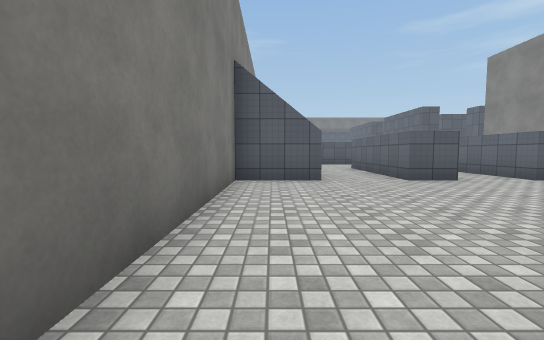
[1] (above)

24 first-person views from a walk through a 3-D level made in the Unity game engine. The camera is 1.2 m above the floor, tilts 4° down and sees 90° across. The floor is counted in squares, 2 m on a side. Each view is taken from the middle of a square. On the plan, view 1 faces up. The plan holds only what a view shows up to about 9 squares ahead; the rest is blank. Surface patterns are stand-ins for the level's own textures.

[2]
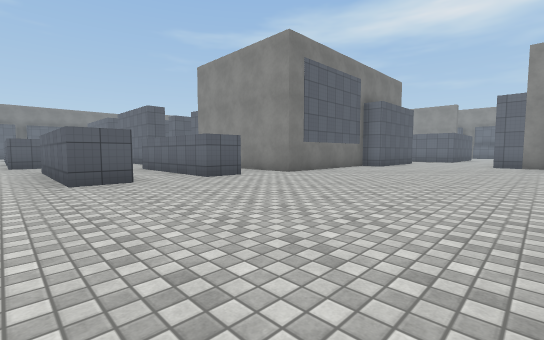

[3]
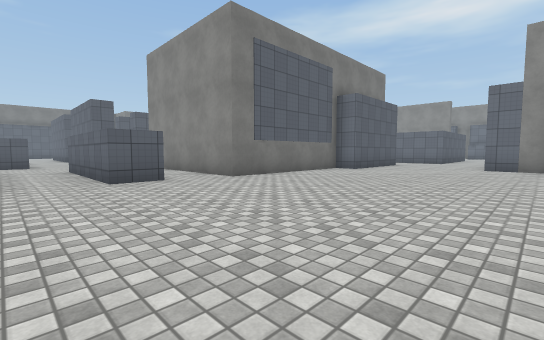

[4]
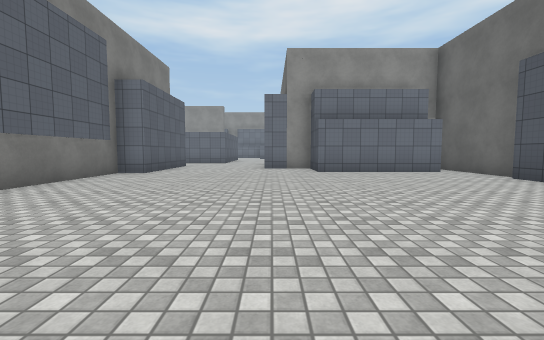

[5]
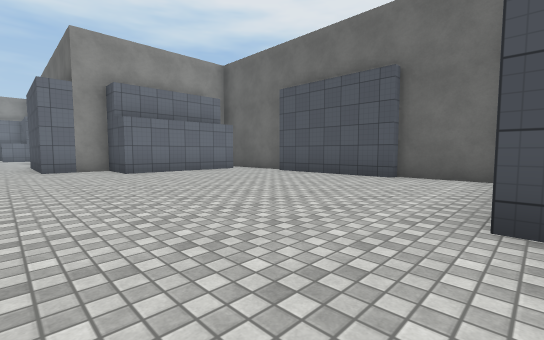

[6]
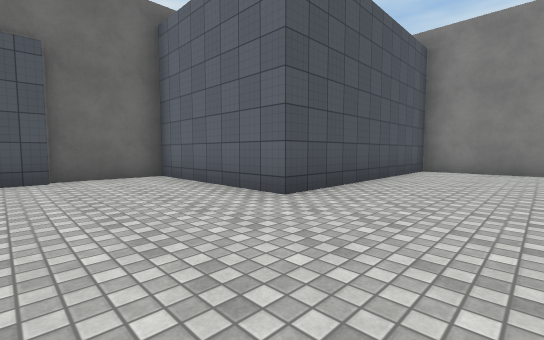

[7]
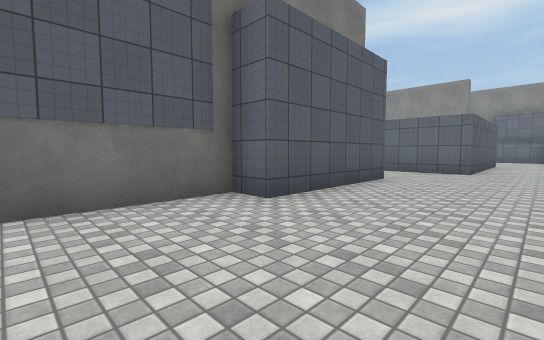

[8]
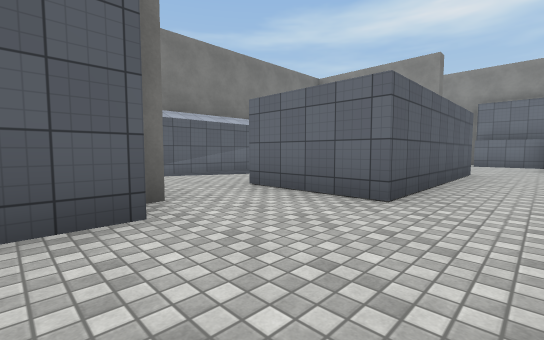

[9]
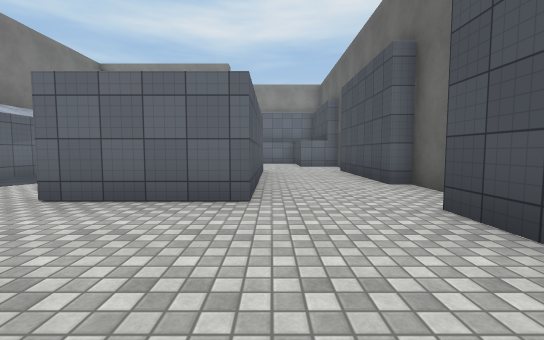

[10]
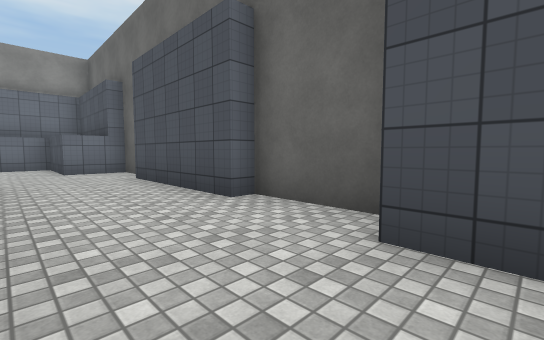

[11]
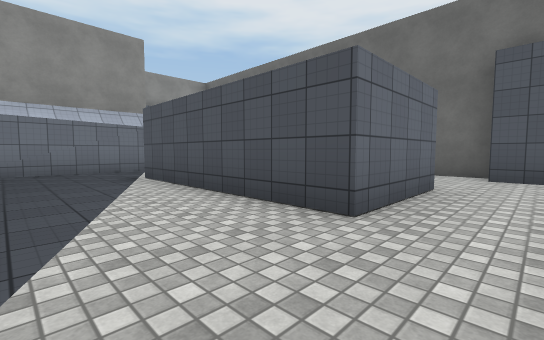

[12]
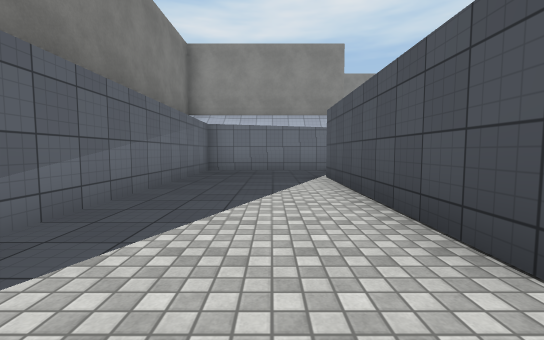

[13]
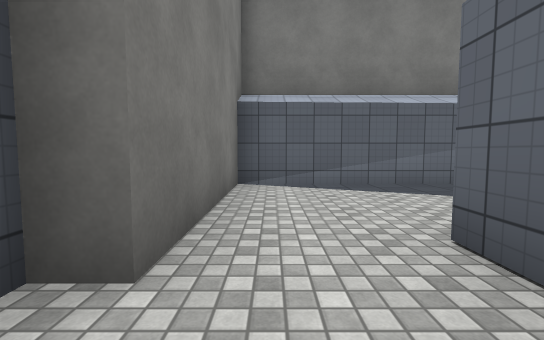

[14]
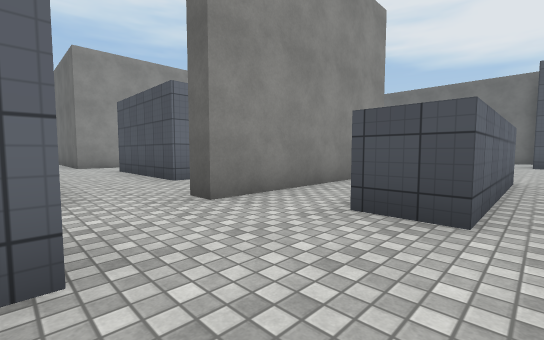

[15]
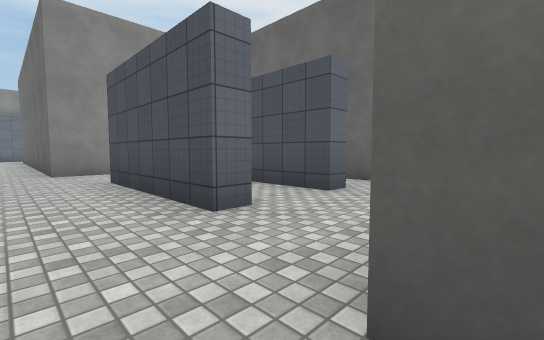

[16]
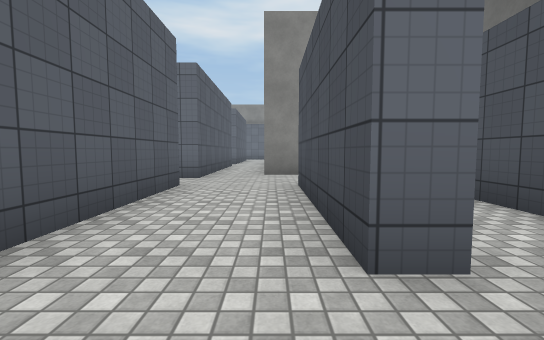

[17]
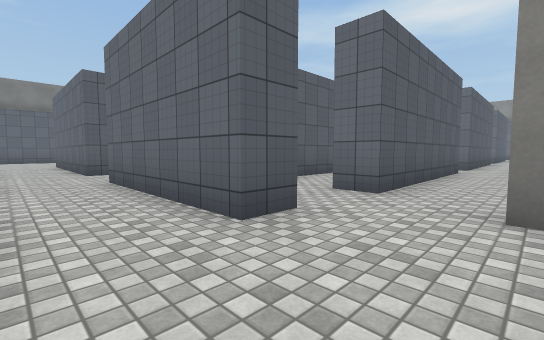

[18]
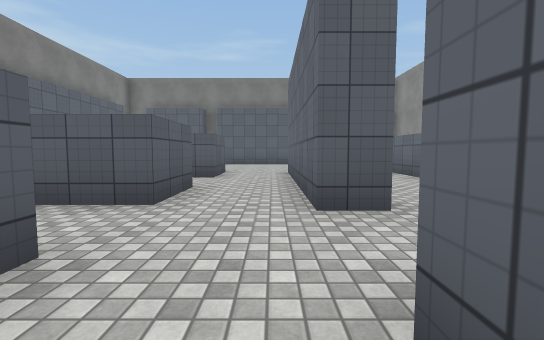

[19]
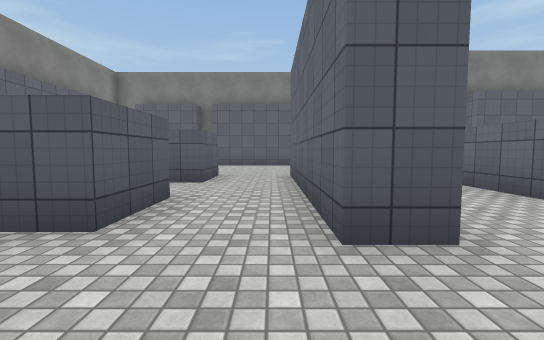

[20]
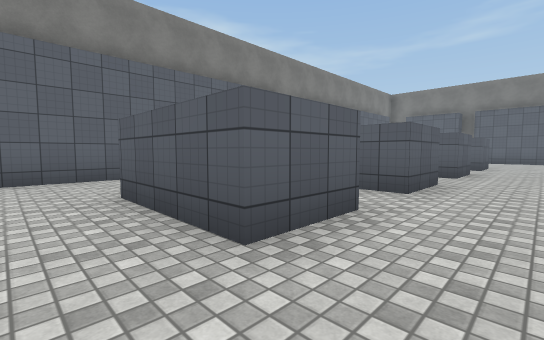

[21]
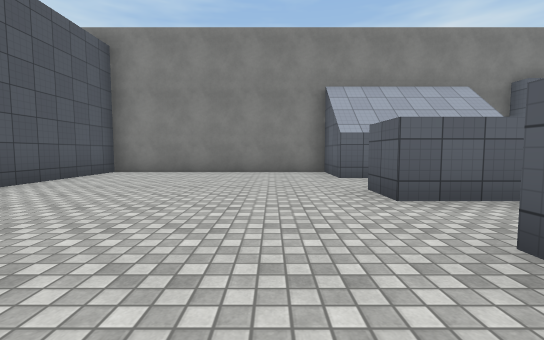

[22]
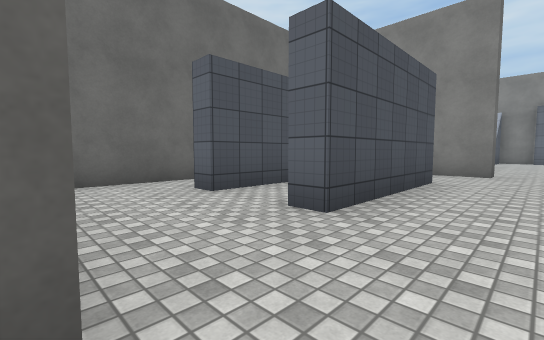

[23]
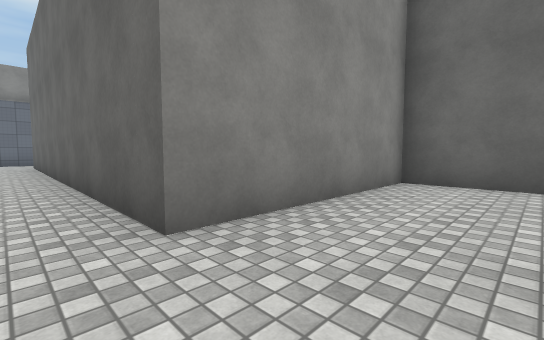

[24]
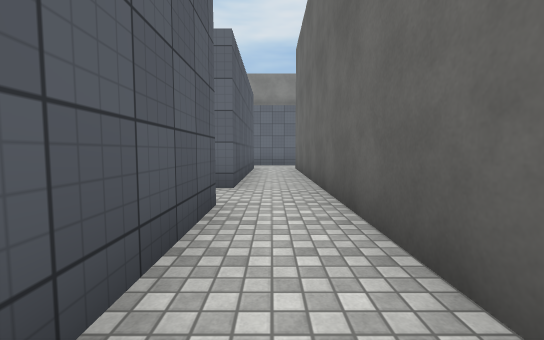

### Floor plan
Ten units are one square. View 1 is at (0, 0); x grows to the right and y downward. Boxes are objects, and circles mark ways between rooms. Rooms are numbered by the first view taken in them; rooms with no view inside come last. Other rooms are left out.
<svg viewBox="-12 -225 295 275">
<path fill="none" stroke="#000" d="M64 -55 54 -55 54 -95 64 -95M38 -70 38 -55 28 -55M160 -44 124 -44 124 -52 79 -52 79 -102M74 42 110 42M164 -52 159 -52M111 45 139 45M127 39 127 3 143 3 143 -12 178 -12M10 -55 -7 -55 -7 5 52 5 52 45 75 45M72 -118 65 -118 65 -135M178 -5 198 -5 198 -9 234 -9M47 -136 47 -121 21 -121M232 -33 182 -33 182 -45M245 -5 254 -5 254 -19M182 -45 182 -58 232 -58M254 -49 253 -89 164 -89 164 -52M103 -90 103 -95 138 -95 138 -90M138 -116 88 -116M79 -102 84 -102 84 -90M159 -85 159 -102M65 -135 65 -159M47 -165 47 -150M256 -116 214 -116M254 -19 278 -19 278 -30M200 -116 150 -116M159 -102 259 -102M130 -58 159 -58 159 -85M103 -75 138 -75 138 -70M47 -195 47 -180M65 -177 65 -216M103 -69 103 -75"/>
<circle cx="175" cy="-50" r="3" fill="#2a7"/>
<circle cx="245" cy="-50" r="3" fill="#2a7"/>
<circle cx="80" cy="-110" r="3" fill="#2a7"/>
<circle cx="55" cy="-125" r="3" fill="#2a7"/>
<circle cx="260" cy="-35" r="3" fill="#2a7"/>
<circle cx="160" cy="-110" r="3" fill="#2a7"/>
<circle cx="145" cy="-90" r="3" fill="#2a7"/>
<circle cx="95" cy="-90" r="3" fill="#2a7"/>
<circle cx="55" cy="-150" r="3" fill="#2a7"/>
<circle cx="55" cy="-185" r="3" fill="#2a7"/>
<circle cx="110" cy="-80" r="3" fill="#2a7"/>
<text x="90" y="-30">1</text>
<text x="210" y="-70">2</text>
<text x="120" y="-100">3</text>
<text x="50" y="-150">4</text>
<text x="50" y="-170">5</text>
<text x="270" y="-90">6</text>
<text x="140" y="-70">7</text>
<text x="50" y="-200">8</text>
<text x="90" y="-80">9</text>
</svg>
Room 1 opens to room 2. Room 1 opens to room 3. Room 1 opens to room 4. Room 1 opens to room 6. Room 3 opens to room 6. Room 3 opens to room 7. Room 3 opens to room 9. Room 4 opens to room 5. Room 5 opens to room 8. Room 7 opens to room 9.

Where each view was taken, in squares from view 1:
view 1: 0 up, 0 right, facing up
view 2: 0 up, 2 right, facing up-right
view 3: 0 up, 4 right, facing up-right
view 4: 1 up, 5 right, facing right
view 5: 2 up, 5 right, facing down-right
view 6: 2 up, 8 right, facing down-left
view 7: 2 up, 10 right, facing up-right
view 8: 2 up, 15 right, facing up-right
view 9: 3 up, 15 right, facing right
view 10: 3 up, 17 right, facing down-right
view 11: 8 up, 17 right, facing down-right
view 12: 7 up, 17 right, facing right
view 13: 4 up, 17 right, facing up
view 14: 12 up, 5 right, facing down-right
view 15: 11 up, 8 right, facing down-right
view 16: 10 up, 9 right, facing right
view 17: 10 up, 5 right, facing up-right
view 18: 15 up, 6 right, facing up
view 19: 16 up, 6 right, facing up
view 20: 11 up, 6 right, facing up-left
view 21: 4 up, 7 right, facing left
view 22: 11 up, 16 right, facing down-left
view 23: 11 up, 14 right, facing down-right
view 24: 11 up, 17 right, facing right
